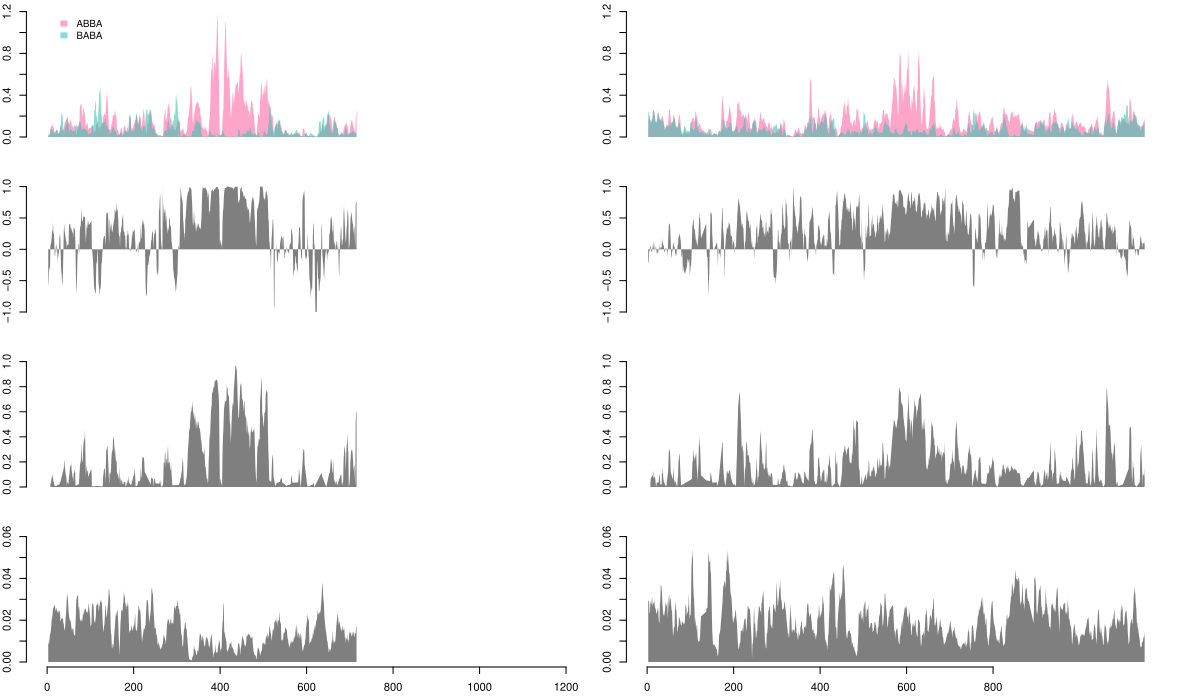

Generate this figure with R:
#!/usr/bin/env Rscript

# Figure_4.R
# Generate plots across BD and Yb bac walk regions for Figure 4 as a PDF file

# Written for "Evaluating the use of ABBA-BABA statistics to locate introgressed loci"
# by Simon H. Martin, John W. Davey and Chris D. Jiggins
# Simon Martin: shm45@cam.ac.uk
# John Davey:   jd626@cam.ac.uk
# November-December 2013


#input data

yb <- read.csv("Heliconius_HmB_windows.csv")
yb <- subset(yb, is.na(D) == F & is.na(mf) == F & sitesOverMinExD >= 1000)


bd <- read.csv("Heliconius_HmYb_windows.csv")
bd <- subset(bd, is.na(D) == F & is.na(mf) == F & sitesOverMinExD >= 1000)

pdf("Figure_4.pdf", width = 12, height = 7)


par(mfrow = c(4,2), mar = c(2.5,2,0.5,1))

#counts of ABBA and BABA per 100 sites
plot(0,0,cex = 0, ylim = c(0,1.2), bty = "n", xaxt = "n", xlab = "", xlim = c(0,1200000), ylab = "count per 100 sites")
polygon(c(min(yb$position),yb$position,max(yb$position)),c(0,yb$ABBA*100/yb$sites,0), border = NA, col = rgb(255,102,164,150, maxColorValue = 255))
polygon(c(min(yb$position),yb$position,max(yb$position)),c(0,yb$BABA*100/yb$sites,0), border = NA, col = rgb(60,192,176,150, maxColorValue = 255))

legend(10000, 1.2, legend = c("ABBA", "BABA"), fill = c(rgb(255,102,164,150, maxColorValue = 255),rgb(60,192,176,150, maxColorValue = 255)), bty = "n", border = NA, cex = 0.9)

plot(0,0,cex = 0, ylim = c(0,1.2), bty = "n", xaxt = "n", xlab = "", xlim = c(0,1200000), ylab = "count per 100 sites")
polygon(c(min(bd$position),bd$position,max(bd$position)),c(0,bd$ABBA*100/bd$sites,0), border = NA, col = rgb(255,102,164,150, maxColorValue = 255))
polygon(c(min(bd$position),bd$position,max(bd$position)),c(0,bd$BABA*100/bd$sites,0), border = NA, col = rgb(60,192,176,150, maxColorValue = 255))


# D stat
plot(0,0,cex = 0, ylim = c(-1,1), bty = "n", xlab = "", xlim = c(0,1200000), ylab = "f", xaxt = "n")
polygon(c(min(yb$position),yb$position,max(yb$position)),c(0,yb$D,0), border = NA, col = rgb(0,0,0,0.5))

plot(0,0,cex = 0, ylim = c(-1,1), bty = "n", xlab = "", xlim = c(0,1200000), ylab = "f", xaxt = "n")
polygon(c(min(bd$position),bd$position,max(bd$position)),c(0,bd$D,0), border = NA, col = rgb(0,0,0,0.5))



# f stat
plot(0,0,cex = 0, ylim = c(0,1), bty = "n", xlab = "", xlim = c(0,1200000), ylab = "f", xaxt = "n")
polygon(c(min(yb$position[yb$D >= 0]),yb$position[yb$D >= 0],max(yb$position[yb$D >= 0])),c(0,yb$mf[yb$D >= 0],0), border = NA, col = rgb(0,0,0,0.5))

plot(0,0,cex = 0, ylim = c(0,1), bty = "n", xlab = "", xlim = c(0,1200000), ylab = "f", xaxt = "n")
polygon(c(min(bd$position[bd$D >= 0]),bd$position[bd$D >= 0],max(bd$position[bd$D >= 0])),c(0,bd$mf[bd$D >= 0],0), border = NA, col = rgb(0,0,0,0.5))


# dXY

plot(0,0,cex = 0, ylim = c(0,0.06), bty = "n", xlab = "", xlim = c(0,1200000), ylab = "f", xaxt = "n")
polygon(c(min(yb$position),yb$position[is.na(yb$P2P3_dxy) == F],max(yb$position)),c(0,yb$P2P3_dxy[is.na(yb$P2P3_dxy) == F],0), border = NA, col = rgb(0,0,0,0.5))
axis(1,at = seq(0,1200000,200000), labels = seq(0, 1200, 200))

plot(0,0,cex = 0, ylim = c(0,0.06), bty = "n", xlab = "", xlim = c(0,1200000), ylab = "f", xaxt = "n")
polygon(c(min(bd$position),bd$position[is.na(bd$P2P3_dxy) == F],max(bd$position)),c(0,bd$P2P3_dxy[is.na(bd$P2P3_dxy) == F],0), border = NA, col = rgb(0,0,0,0.5))
axis(1,at = seq(0,800000,200000), labels = seq(0,800,200))


dev.off()
